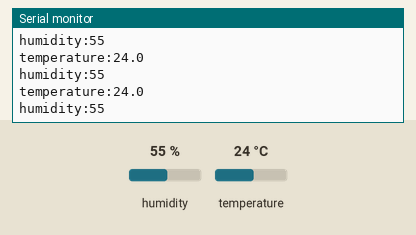
This sketch was run on a simulated Arduino Uno, built with avr-gcc and run on an emulated ATmega328P. On the bench: the last lines printed to the serial monitor. Inputs (shaded band) come from the test bench; at power-on: humidity 55 %, temperature 24 °C.

Above: at 2.8 s.
2.9 s: humidity set to 22 %
At 5.5 s:
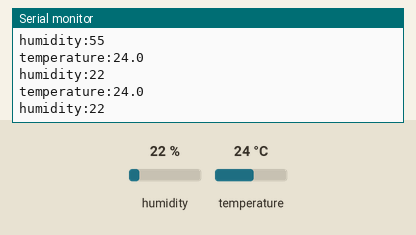
5.6 s: temperature set to 12 °C
At 6.6 s:
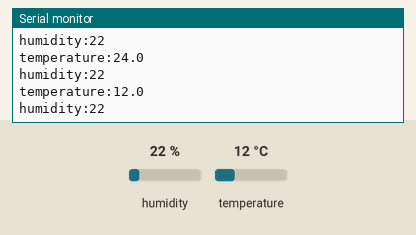
8.3 s: humidity set to 40 %
At 11.0 s:
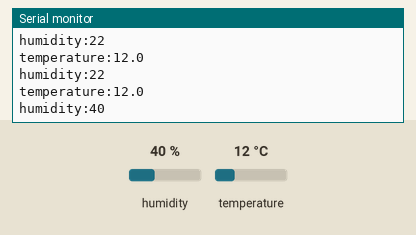
Timing chart, 0 to 12.5 s (numbered marks = the images above; inputs shaded):
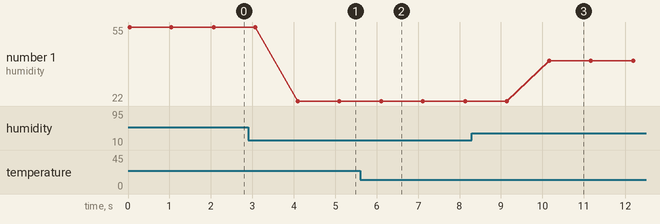

Measured:
- after the input at 2.9 s, the serial monitor: prints a new line after 1.2 s (image 1)
- after the input at 5.6 s, the serial monitor: prints a new line after 0.50 s (image 2)
- after the input at 8.3 s, the serial monitor: prints a new line after 1.9 s (image 3)
- plotted number 1: 55 → 22 after the input at 2.9 s, 22 → 40 after the input at 8.3 s

The sketch:

7_DHT11_SENSOR.ino
```cpp
#include <DHT.h>
#define DHTPIN 4
#define DHTTYPE DHT11
DHT dht(DHTPIN, DHTTYPE);

void setup(){
  Serial.begin(9600);
  dht.begin();
}

void loop(){
    float t = dht.readTemperature();
    int h = dht.readHumidity();

    Serial.print("temperature:");
    Serial.println(t,1);
    Serial.print("humidity:");
    Serial.println(h);
    delay(1000);
}
```
